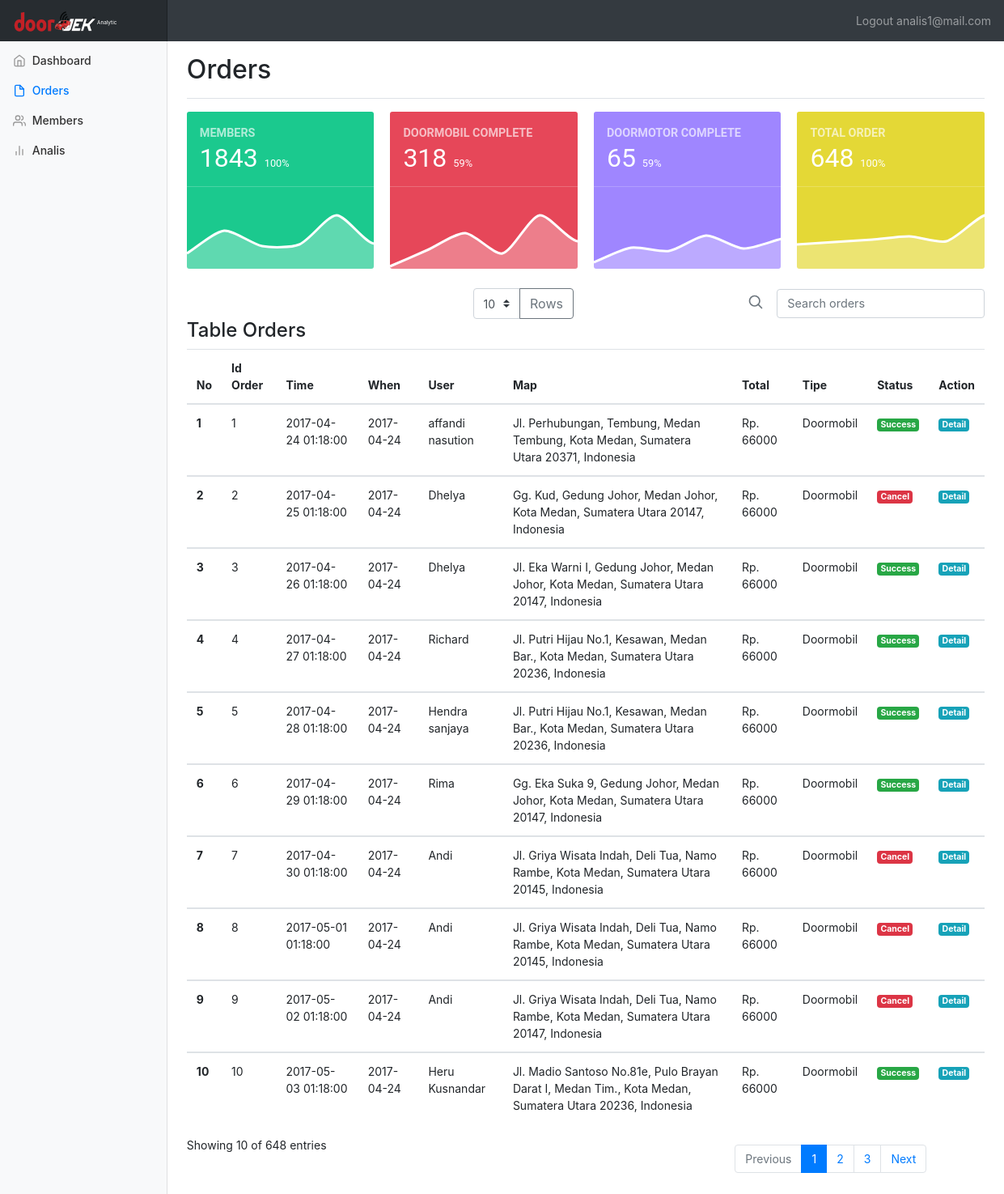
/analis/orders.php (signed in), run on the app's committed database.
### tables this page shows
CREATE TABLE `transaksi` (
  `id_order` int(8) NOT NULL,
  `id_member` int(8) NOT NULL,
  `id_produk` int(8) NOT NULL,
  `alamatorder` text NOT NULL,
  `note` text NOT NULL,
  `id_layanan` int(8) NOT NULL,
  `status` enum('1','3','4','') NOT NULL,
  `dateorder` date NOT NULL,
  `time` time NOT NULL,
  `total` int(50) NOT NULL,
  `id_vehicle` int(8) NOT NULL,
  `id_payment` int(8) NOT NULL,
  `createdate` timestamp NOT NULL DEFAULT CURRENT_TIMESTAMP ON UPDATE CURRENT_TIMESTAMP
);

CREATE TABLE `member` (
  `id_member` int(8) NOT NULL,
  `email` varchar(50) NOT NULL,
  `nama` varchar(256) NOT NULL,
  `alamat` varchar(256) NOT NULL,
  `nohp` char(16) NOT NULL,
  `createdatemember` timestamp NOT NULL DEFAULT CURRENT_TIMESTAMP ON UPDATE CURRENT_TIMESTAMP,
  `password` varchar(256) NOT NULL
);

CREATE TABLE `produk` (
  `id_produk` int(8) NOT NULL,
  `produk_name` varchar(50) NOT NULL,
  `produk_price` char(50) NOT NULL,
  `produk_time` int(50) NOT NULL,
  `id_layanan` int(208) NOT NULL
);

CREATE TABLE `layanan` (
  `id_layanan` int(8) NOT NULL,
  `layanan_name` varchar(11) NOT NULL
);

### analis/orders.php (the view, shortened to what this page needs)
<?php include "header.php";?>
<?php
$limit = 10;
$queryorder = mysqli_query($conn, "SELECT * FROM transaksi LEFT JOIN member ON member.id_member = transaksi.id_member INNER JOIN layanan ON layanan.id_layanan = transaksi.id_layanan INNER JOIN produk ON produk.id_produk = transaksi.id_produk ORDER BY transaksi.id_order LIMIT  $limit");
?>
    <div class="container-fluid">
      <div class="row">
        <nav class="col-md-2 d-none d-md-block bg-light sidebar">
          <div class="sidebar-sticky">
            <ul class="nav flex-column">
              <li class="nav-item">
                <a class="nav-link" href="index.php">
                  <span data-feather="home"></span>
                  Dashboard <span class="sr-only">(current)</span>
                </a>
              </li>
              <li class="nav-item">
                <a class="nav-link active" href="orders.php">
                  <span data-feather="file"></span>
                  Orders
                </a>
              </li>
              <li class="nav-item">
                <a class="nav-link" href="members.php">
                  <span data-feather="users"></span>
                  Members
                </a>
              </li>
              <li class="nav-item">
                <a class="nav-link" href="analis.php">
                  <span data-feather="bar-chart-2"></span>
                  Analis
                </a>
              </li>
            </ul>
          </div>
        </nav>
        <main role="main" class="col-md-9 ml-sm-auto col-lg-10 pt-3 px-4">
          <div class="d-flex justify-content-between flex-wrap flex-md-nowrap align-items-center pb-2 mb-3 border-bottom">
            <h1 class="h2">Orders</h1>
          </div>
<div class="dh brg">
  <div class="eq fp afd amk asi">
    <div class="brh bpn"><iframe class="chartjs-hidden-iframe" tabindex="-1" style="display: block; overflow: hidden; border: 0px; margin: 0px; top: 0px; left: 0px; bottom: 0px; right: 0px; height: 100%; width: 100%; position: absolute; pointer-events: none; z-index: -1;"></iframe>
      <div class="ago">
        <span class="bpi"><b>MEMBERS</b></span>
        <h2 class="bph">
         <?php echo $jumlahmember ; ?>
          <small class="bpj bpk">
          <?php
            $persen = $jumlahmember /$jumlahmember;
            $persen2 = round($persen *100);
            echo $persen2;
          ?>%
          </small>
        </h2>
        <hr class="bpr aei">
      </div>
      <img src="../assets/img/download1.png">
    </div>
  </div>
  <div class="eq fp afd amk asi">
    <div class="brh bpq"><iframe class="chartjs-hidden-iframe" tabindex="-1" style="display: block; overflow: hidden; border: 0px; margin: 0px; top: 0px; left: 0px; bottom: 0px; right: 0px; height: 100%; width: 100%; position: absolute; pointer-events: none; z-index: -1;"></iframe>
      <div class="ago">
        <span class="bpi"><b>DOORMOBIL COMPLETE</b></span>
        <h2 class="bph">
          <?php echo $jumlahdoormobil; ?>
          <small class="bpj bpl">
            <?php
            $persen = $jumlahdoormobil /$totaldoormobil;
            $persen2 = round($persen *100);
            echo $persen2;
          ?>%
          </small>
        </h2>
        <hr class="bpr aei">
      </div>
      <img src="../assets/img/download2.png">
    </div>
  </div>
  <div class="eq fp afd amk asi">
    <div class="brh bpo"><iframe class="chartjs-hidden-iframe" tabindex="-1" style="display: block; overflow: hidden; border: 0px; margin: 0px; top: 0px; left: 0px; bottom: 0px; right: 0px; height: 100%; width: 100%; position: absolute; pointer-events: none; z-index: -1;"></iframe>
      <div class="ago">
        <span class="bpi"><b>DOORMOTOR COMPLETE</b></span>
        <h2 class="bph">
          <?php echo $jumlahdoormotor; ?>
          <small class="bpj bpk">
          <?php
            $persen = $jumlahdoormotor /$totaldoormotor;
            $persen2 = round($persen *100);
            echo $persen2;
          ?>%
          </small>
        </h2>
        <hr class="bpr aei">
      </div>
      <img src="../assets/img/download3.png">
    </div>
  </div>
  <div class="eq fp afd amk asi">
    <div class="brh bpp"><iframe class="chartjs-hidden-iframe" tabindex="-1" style="display: block; overflow: hidden; border: 0px; margin: 0px; top: 0px; left: 0px; bottom: 0px; right: 0px; height: 100%; width: 100%; position: absolute; pointer-events: none; z-index: -1;"></iframe>
      <div class="ago">
        <span class="bpi"><b>TOTAL ORDER</b></span>
        <h2 class="bph">
          <?php echo $jumlahorder ; ?>
          <small class="bpj bpl">
          <?php
            $persen = $jumlahorder/$jumlahorder;
            $persen2 = round($persen *100);
            echo $persen2;
          ?>%
          </small>
        </h2>
        <hr class="bpr aei">
      </div>
      <img src="../assets/img/download4.png">
    </div>
  </div>
</div>
<div class="row flex-nowrap justify-content-between align-items-center">
          <div class="col-4 pt-1">
          </div>
          <div class="col-4 text-center">
            <form action="<?php $_SERVER['PHP_SELF'];?>" method="POST">
            <div class="input-group col col-lg-6">
            <select name="maxrows" class="custom-select" id="inputGroupSelect04">
              <option value="10">10</option>
            </select>
            <div class="input-group-append">
              <button name="maxrows2" class="btn btn-outline-secondary" type="submit">Rows</button>
            </div>
            </div>
          </form>
          </div>
          <form action="<?php $_SERVER['PHP_SELF'];?>" method="get" class="col-4 d-flex justify-content-end align-items-center">
            <a class="text-muted" href="#">
              <svg xmlns="http://www.w3.org/2000/svg" width="20" height="20" viewBox="0 0 24 24" fill="none" stroke="currentColor" stroke-width="2" stroke-linecap="round" stroke-linejoin="round" class="mx-3"><circle cx="10.5" cy="10.5" r="7.5"></circle><line x1="21" y1="21" x2="15.8" y2="15.8"></line></svg>
            </a>
            <input type="text" class="form-control bsx" name="search" placeholder="Search orders">
          </form>
</div>
          <h4>Table Orders</h4>
          <div class="table-responsive">
            <table class="table table-hover">
              <thead>
                <tr>
                  <th>No</th>
                  <th>Id Order</th>
                  <th>Time</th>
                  <th>When</th>
                  <th>User</th>
                  <th>Map</th>
                  <th>Total</th>
                  <th>Tipe</th>
                  <th>Status</th>
                  <th>Action</th>
                </tr>
              </thead>
<?php
$i=1;
  while($order = mysqli_fetch_array($queryorder))
  {
                echo '<tbody>';
                echo '<tr>';
                  echo '<th scope="row">'.$i.'</th>';
                  echo '<td>' . $order['id_order'].'</td>';
                  echo '<td>' . $order['createdate'].'</td>';
                  echo '<td>' . $order['dateorder'].'</td>';
                  echo '<td>' . $order['nama'].'</td>';
                  echo '<td>' . $order['alamatorder'].'</td>';
                  echo '<td> Rp. ' . $order['produk_price'].'</td>';
                  echo '<td>' . $order['layanan_name'].'</td>';
                  if ($order['status'] == 1){
                    echo '<td><span class="badge badge-warning">OnProgress</span></td>';
                  } else if($order['status'] == 3) {
                    echo '<td><span class="badge badge-success">Success</span></td>';
                  } else {
                    echo '<td><span class="badge badge-danger">Cancel</span></td>';
                  }
                  echo '<td><a href="detailorder.php?code='.$order["id_order"].'" class="badge badge-info">Detail</a> </td>';
                echo '</tr>';
              echo '</tbody>';
              $i++;
  }
$jumlahsearch = mysqli_num_rows($queryorder);
?>
            </table>
          </div>
<div class="row">
  <div class="col-12 col-md-8">Showing <?php echo $jumlahsearch ; ?> of  <?php echo $jumlahorder ; ?> entries</div>
  <div class="col-6 col-md-4">
  <nav aria-label="...">
  <ul class="pagination">
    <li class="page-item disabled">
      <a class="page-link" href="#" tabindex="-1">Previous</a>
    </li>
    <li class="page-item active"><a class="page-link" href="#">1</a></li>
    <li class="page-item ">
      <a class="page-link" href="#">2 <span class="sr-only">(current)</span></a>
    </li>
    <li class="page-item"><a class="page-link" href="#">3</a></li>
    <li class="page-item">
      <a class="page-link" href="#">Next</a>
    </li>
  </ul>
</nav>
</div>
        </main>
      </div>
    </div>
  </body>
</html>

### dashboard.css (style rules this page uses)
body { font-size: .875rem; }
.feather { width: 16px; height: 16px; vertical-align: text-bottom; }
.sidebar { position: fixed; top: 0; bottom: 0; left: 0; z-index: 100; padding: 0; box-shadow: inset -1px 0 0 rgba(0, 0, 0, .1); }
.sidebar-sticky { position: -webkit-sticky; position: sticky; top: 48px; height: calc(100vh - 48px); padding-top: .5rem; overflow-x: hidden; overflow-y: auto; }
.sidebar .nav-link { font-weight: 500; color: #333; }
.sidebar .nav-link .feather { margin-right: 4px; color: #999; }
.sidebar .nav-link.active { color: #007bff; }
.sidebar .nav-link:hover .feather, .sidebar .nav-link.active .feather { color: inherit; }
.border-bottom { border-bottom: 1px solid #e5e5e5; }
small { font-size: 40%; }
small, .cr { font-size: 40%; font-weight: 400; }
.eq { -webkit-box-flex: 0; -ms-flex: 0 0 50%; flex: 0 0 50%; max-width: 50%; }
.fp { -webkit-box-flex: 0; -ms-flex: 0 0 25%; flex: 0 0 25%; max-width: 25%; }
.afd, .afa { margin-bottom: 1rem !important; }
.amk, .amh { margin-bottom: 1.5rem !important; }
.dk, .dl, .dm, .dn, .do, .dp, .dq, .dr, .ds, .dt, .du, .dv, .dj, .dw, .dx, .dy, .dz, .ea, .eb, .ec, .ed, .ee, .ef, .eg, .eh, .ei, .ej, .ek, .el, .em, .en, .eo, .ep, .eq, .er, .es, .et, .eu, .ev, .ew, .ex, .ey, .ez, .fa, .fb, .fc, .fd, .fe, .ff, .fg, .fh, .fi, .fj, .fk, .fl, .fm, .fn, .fo, .fp, .fq, .fr, .fs, .ft, .fu, .fv, .fw, .fx, .fy, .fz, .ga { position: relative; min-height: 1px; padding-right: 10px; padding-left: 10px; }
.bpn { background-color: rgb(27, 201, 142); }
.bpm, .bpn, .bpo, .bpp, .bpq { color: rgb(255, 255, 255); border-radius: 3px; font-family: Roboto, "Helvetica Neue", Helvetica, Arial, sans-serif; font-size: 0.9rem; font-weight: 300; line-height: 1.5; color: rgb(0, 0, 0); text-align: left; -webkit-tap-highlight-color: transparent; }
.ago { padding: 1rem !important; padding-top: 1rem !important; padding-right: 1rem !important; padding-bottom: 1rem !important; padding-left: 1rem !important; }
div { display: block; }
.bpm, .bpn, .bpo, .bpp, .bpq { color: rgb(255, 255, 255); border-radius: 3px; border-top-left-radius: 3px; border-top-right-radius: 3px; border-bottom-right-radius: 3px; border-bottom-left-radius: 3px; }
.dh { display: flex; flex-wrap: wrap; margin-right: -10px; margin-left: -10px; }
.bpm, .bpn, .bpo, .bpp, .bpq { color: #fff; border-radius: 3px; }
.bpm .bpl, .bpm .bpk, .bpm .bph, .bpn .bpl, .bpn .bpk, .bpn .bph, .bpo .bpl, .bpo .bpk, .bpo .bph, .bpp .bpl, .bpp .bpk, .bpp .bph, .bpq .bpl, .bpq .bpk, .bpq .bph { font-weight: normal; color: inherit; }
.bpm .bpi, .bpn .bpi, .bpo .bpi, .bpp .bpi, .bpq .bpi { font-weight: normal; color: rgba(255, 255, 255, 0.65); }
.bpm .bpr, .bpn .bpr, .bpo .bpr, .bpp .bpr, .bpq .bpr { margin-left: -1rem; margin-right: -1rem; border-top-color: rgba(255, 255, 255, 0.2); }
.bpn { background-color: #1BC98E; }
.bpo { background-color: #9F86FF; }
.bpp { background-color: #E4D836; }
.bpq { background-color: #E64759; }
*::before, *::after { box-sizing: border-box; }
input, textarea, select, button, meter, progress { -webkit-writing-mode: horizontal-tb !important; }
.form-control { display: block; width: 100%; padding: 0.375rem 0.75rem; font-size: 0.9rem; line-height: 1.5; color: #495057; background-color: #fff; background-clip: padding-box; border: 1px solid #ced4da; border-radius: 0.25rem; -webkit-transition: border-color 0.15s ease-in-out, box-shadow 0.15s ease-in-out; transition: border-color 0.15s ease-in-out, box-shadow 0.15s ease-in-out; }
button, input, optgroup, select, textarea { font-family: inherit; }
.page-item { float: right; margin-top: 10px; margin-bottom: 10px; }

### data on the page
transaksi: id_order "1", createdate "2017-04-24 01:18:00", dateorder "2017-04-24", id_member.nama "affandi nasution", alamatorder "Jl. Perhubungan, Tembung, Medan Tembung, Kota Medan, Sumatera Utara 20371, Indonesia", id_produk.produk_price "66000", id_layanan.layanan_name "Doormobil", status "Success"
transaksi: id_order "2", createdate "2017-04-25 01:18:00", dateorder "2017-04-24", id_member.nama "Dhelya", alamatorder "Gg. Kud, Gedung Johor, Medan Johor, Kota Medan, Sumatera Utara 20147, Indonesia", id_produk.produk_price "66000", id_layanan.layanan_name "Doormobil", status "Cancel"
transaksi: id_order "3", createdate "2017-04-26 01:18:00", dateorder "2017-04-24", id_member.nama "Dhelya", alamatorder "Jl. Eka Warni I, Gedung Johor, Medan Johor, Kota Medan, Sumatera Utara 20147, Indonesia", id_produk.produk_price "66000", id_layanan.layanan_name "Doormobil", status "Success"
transaksi: id_order "4", createdate "2017-04-27 01:18:00", dateorder "2017-04-24", id_member.nama "Richard", alamatorder "Jl. Putri Hijau No.1, Kesawan, Medan Bar., Kota Medan, Sumatera Utara 20236, Indonesia", id_produk.produk_price "66000", id_layanan.layanan_name "Doormobil", status "Success"
transaksi: id_order "5", createdate "2017-04-28 01:18:00", dateorder "2017-04-24", id_member.nama "Hendra sanjaya", alamatorder "Jl. Putri Hijau No.1, Kesawan, Medan Bar., Kota Medan, Sumatera Utara 20236, Indonesia", id_produk.produk_price "66000", id_layanan.layanan_name "Doormobil", status "Success"
transaksi: id_order "6", createdate "2017-04-29 01:18:00", dateorder "2017-04-24", id_member.nama "Rima", alamatorder "Gg. Eka Suka 9, Gedung Johor, Medan Johor, Kota Medan, Sumatera Utara 20147, Indonesia", id_produk.produk_price "66000", id_layanan.layanan_name "Doormobil", status "Success"
transaksi: id_order "7", createdate "2017-04-30 01:18:00", dateorder "2017-04-24", id_member.nama "Andi", alamatorder "Jl. Griya Wisata Indah, Deli Tua, Namo Rambe, Kota Medan, Sumatera Utara 20145, Indonesia", id_produk.produk_price "66000", id_layanan.layanan_name "Doormobil", status "Cancel"
transaksi: id_order "8", createdate "2017-05-01 01:18:00", dateorder "2017-04-24", id_member.nama "Andi", alamatorder "Jl. Griya Wisata Indah, Deli Tua, Namo Rambe, Kota Medan, Sumatera Utara 20145, Indonesia", id_produk.produk_price "66000", id_layanan.layanan_name "Doormobil", status "Cancel"
transaksi: id_order "9", createdate "2017-05-02 01:18:00", dateorder "2017-04-24", id_member.nama "Andi", alamatorder "Jl. Griya Wisata Indah, Deli Tua, Namo Rambe, Kota Medan, Sumatera Utara 20147, Indonesia", id_produk.produk_price "66000", id_layanan.layanan_name "Doormobil", status "Cancel"
transaksi: id_order "10", createdate "2017-05-03 01:18:00", dateorder "2017-04-24", id_member.nama "Heru Kusnandar", alamatorder "Jl. Madio Santoso No.81e, Pulo Brayan Darat I, Medan Tim., Kota Medan, Sumatera Utara 20236, Indonesia", id_produk.produk_price "66000", id_layanan.layanan_name "Doormobil", status "Success"

### other printed values
$_SESSION['userSession'] "analis1@mail.com"
$jumlahmember "1843"
$persen2 "100"
$jumlahdoormobil "318"
$persen2 "59"
$jumlahdoormotor "65"
$jumlahorder "648"
$jumlahsearch "10"
